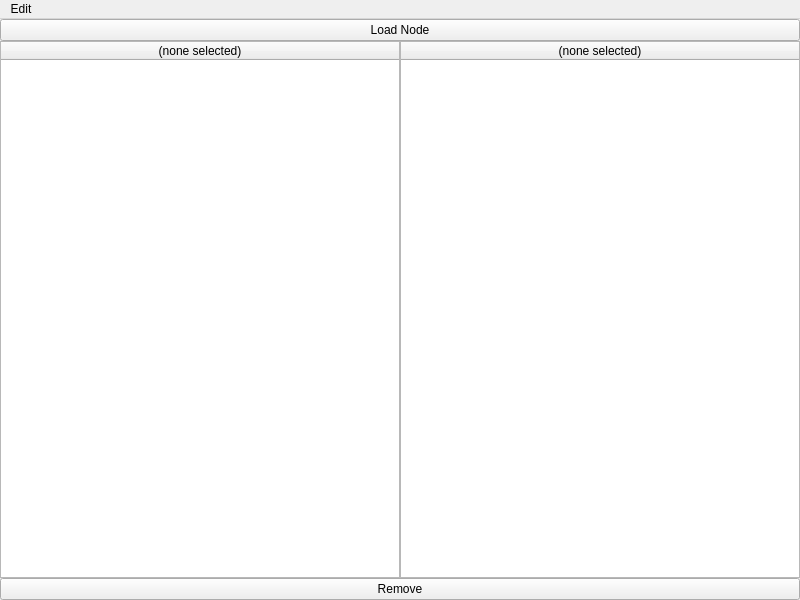
<?xml version="1.0" encoding="UTF-8"?>
<ui version="4.0">
 <class>NEKeyframeInspector</class>
 <widget class="QMainWindow" name="NEKeyframeInspector">
  <property name="geometry">
   <rect>
    <x>0</x>
    <y>0</y>
    <width>800</width>
    <height>600</height>
   </rect>
  </property>
  <property name="windowTitle">
   <string>Keyframe Inspector</string>
  </property>
  <property name="windowIcon">
   <iconset resource="../../neutrino.qrc">
    <normaloff>:/Neutrino/Resources/16_32/keyframeInspector_16.png</normaloff>:/Neutrino/Resources/16_32/keyframeInspector_16.png</iconset>
  </property>
  <widget class="QWidget" name="centralwidget">
   <layout class="QGridLayout" name="gridLayout_2">
    <property name="leftMargin">
     <number>0</number>
    </property>
    <property name="topMargin">
     <number>0</number>
    </property>
    <property name="rightMargin">
     <number>0</number>
    </property>
    <property name="bottomMargin">
     <number>0</number>
    </property>
    <property name="spacing">
     <number>0</number>
    </property>
    <item row="0" column="0" colspan="3">
     <widget class="QPushButton" name="loadNodeButton">
      <property name="text">
       <string>Load Node</string>
      </property>
     </widget>
    </item>
    <item row="1" column="1">
     <widget class="QTableWidget" name="propertyNameTable">
      <property name="showGrid">
       <bool>false</bool>
      </property>
      <property name="columnCount">
       <number>1</number>
      </property>
      <attribute name="horizontalHeaderStretchLastSection">
       <bool>true</bool>
      </attribute>
      <attribute name="verticalHeaderVisible">
       <bool>false</bool>
      </attribute>
      <column>
       <property name="text">
        <string>(none selected)</string>
       </property>
      </column>
     </widget>
    </item>
    <item row="1" column="2">
     <widget class="QTableWidget" name="keyframeTable">
      <property name="showGrid">
       <bool>false</bool>
      </property>
      <property name="columnCount">
       <number>1</number>
      </property>
      <attribute name="horizontalHeaderStretchLastSection">
       <bool>true</bool>
      </attribute>
      <attribute name="verticalHeaderVisible">
       <bool>false</bool>
      </attribute>
      <column>
       <property name="text">
        <string>(none selected)</string>
       </property>
      </column>
     </widget>
    </item>
    <item row="2" column="0" colspan="3">
     <widget class="QPushButton" name="removeButton">
      <property name="text">
       <string>Remove</string>
      </property>
     </widget>
    </item>
   </layout>
  </widget>
  <widget class="NEMenuBar" name="menubar">
   <property name="geometry">
    <rect>
     <x>0</x>
     <y>0</y>
     <width>800</width>
     <height>29</height>
    </rect>
   </property>
   <property name="nativeMenuBar">
    <bool>false</bool>
   </property>
   <widget class="QMenu" name="menuFile">
    <property name="tearOffEnabled">
     <bool>false</bool>
    </property>
    <property name="title">
     <string>Edit</string>
    </property>
   </widget>
   <addaction name="menuFile"/>
  </widget>
  <action name="removeAction">
   <property name="text">
    <string>Remove</string>
   </property>
   <property name="toolTip">
    <string>Remove keyframe</string>
   </property>
  </action>
  <action name="removeAllAction">
   <property name="text">
    <string>Remove from all properties</string>
   </property>
   <property name="toolTip">
    <string>Remove keyframe from all properties</string>
   </property>
  </action>
 </widget>
 <customwidgets>
  <customwidget>
   <class>NEMenuBar</class>
   <extends>QMenuBar</extends>
   <header>Widgets/MenuBar/NEMenuBar.h</header>
  </customwidget>
 </customwidgets>
 <resources>
  <include location="../../neutrino.qrc"/>
 </resources>
 <connections/>
</ui>
